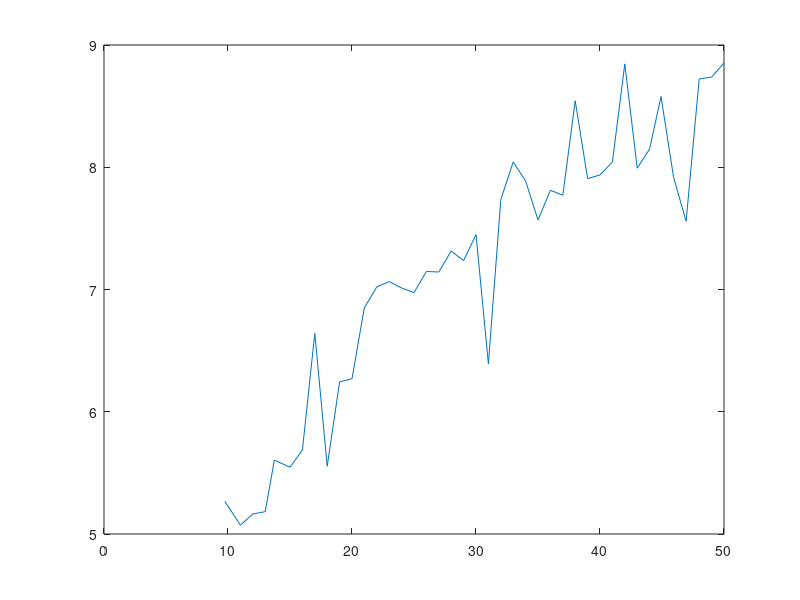
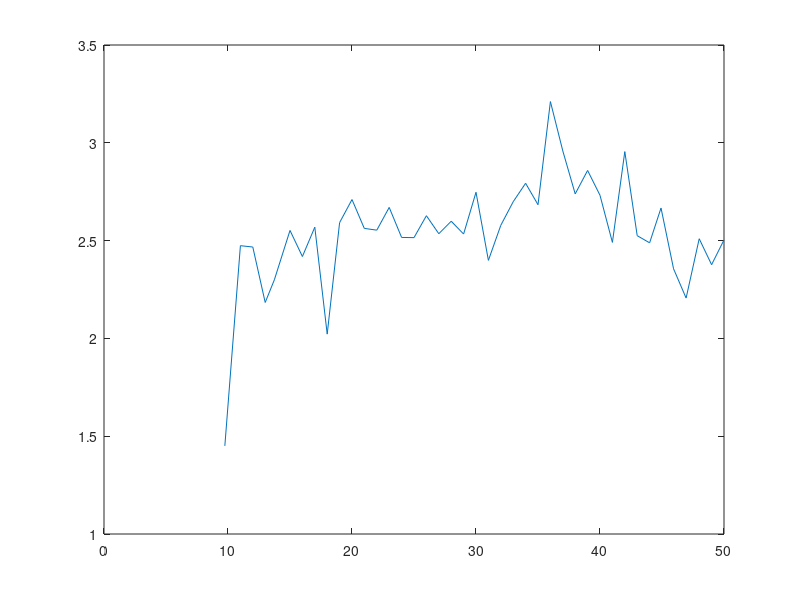
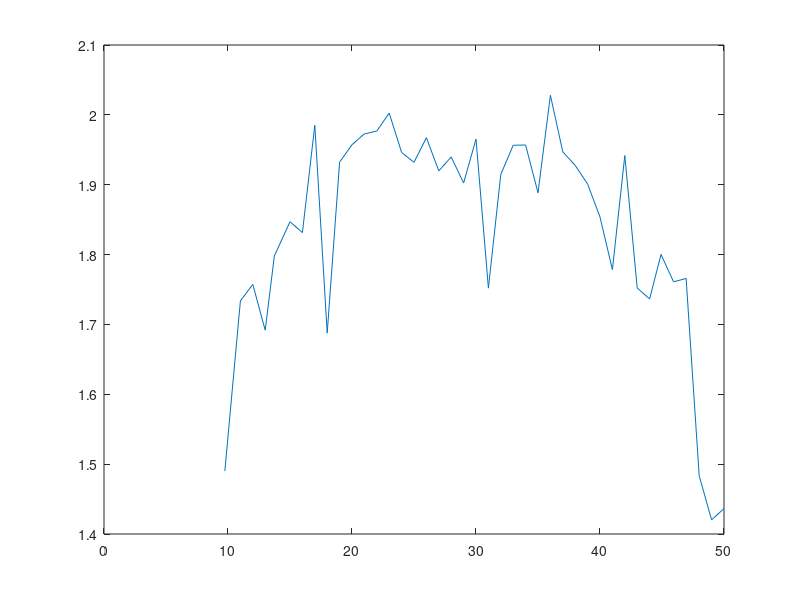

The MATLAB script that drew these images, in order:
load('design_space_plot_data');
figure;
plot(v_cruise_op,W_L_op)

figure;
plot(v_cruise_op,weight_op)

figure;
plot(v_cruise_op,b_op)

